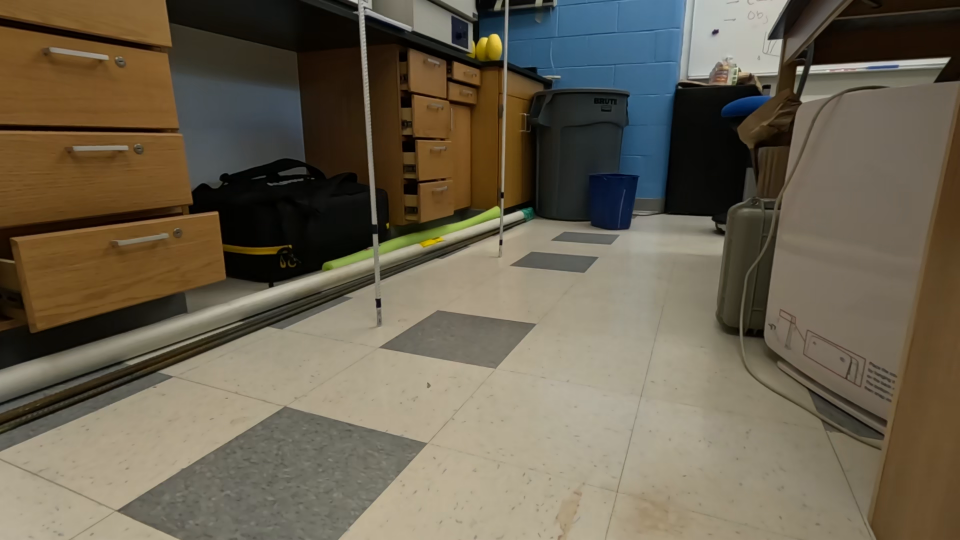
#> input picture frame 11 of gp1080p_newgrad.MP4, 1920 x 1080 px, given in place of noodle_float_move_rect.mp4, which was not available (shown at 1/2 size)
$ python waves-analysis-06-11-2024.py
#> lines starting #> are read from the running program, lines starting #| are printed output that depends on the picture; after the words box and inside, x2 and y2 are one past the last pixel; in counts of white or black regions, pixels touching at a corner belong together; pictures that were not available may be replaced by others from this repository, and a replacement may not be noted
import cv2
import numpy as np
from matplotlib import pyplot as plt

cap = cv2.VideoCapture("noodle_float_move_rect.mp4")
object_detector = cv2.createBackgroundSubtractorMOG2()
ylist= []

while True:
    ret, frame = cap.read()
#> frame is the input picture: shape (1080, 1920, 3); mean B, G, R 79.8, 97.4, 106.4
    if frame is None:
        break
    height, width, _ = frame.shape
#> height = 1080; width = 1920

    # Define the colors of the rectangle
    lower_green = np.array([80, 150, 80])  # Light green lower bound in BGR
    upper_green = np.array([180, 255, 180])  # Light green upper bound in BGR

    mask = cv2.inRange(frame, lower_green, upper_green)
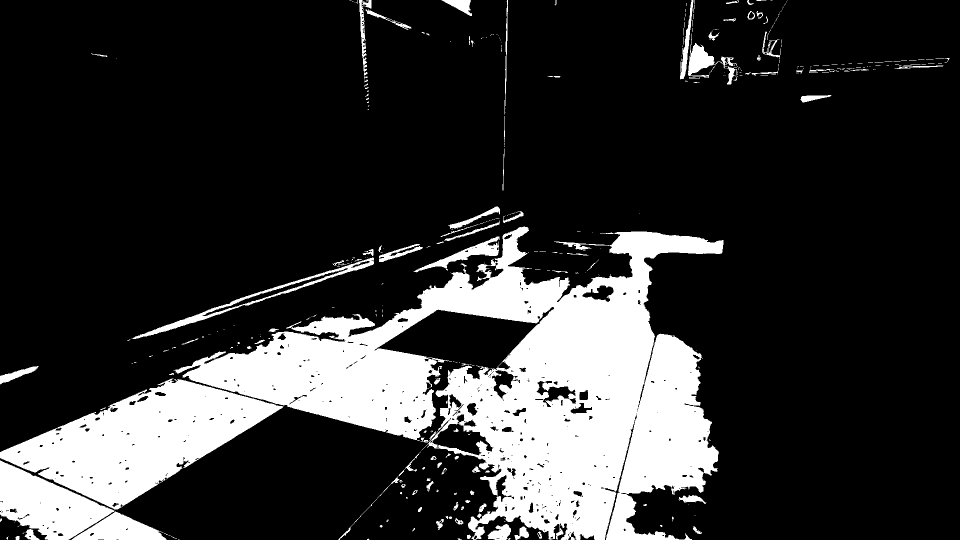
#> mask: shape (1080, 1920) (shown at 1/2 size); 19.5% white; 389 white regions (287 under 20 px), largest, box (x1, y1, x2, y2) and area: (347, 453, 1447, 1080) 282252, (0, 757, 567, 1019) 69134, (0, 921, 229, 1080) 19204
    roi = cv2.bitwise_and(frame, frame, mask=mask)
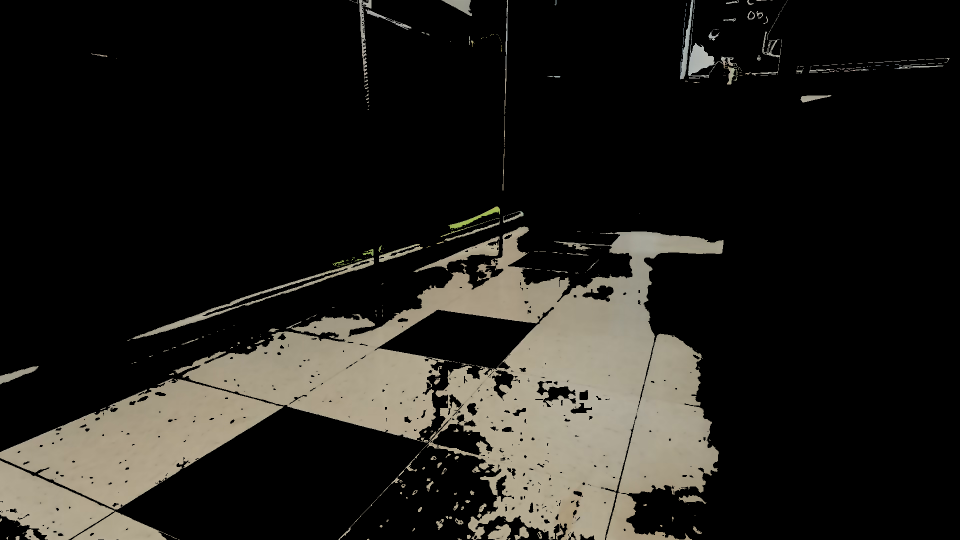
#> roi: shape (1080, 1920, 3) (shown at 1/2 size); mean B, G, R 27.2, 31.5, 33.3
    mask = object_detector.apply(roi)
    _, mask = cv2.threshold(mask, 254, 255, cv2.THRESH_BINARY)
#> mask: shape (1080, 1920); 80.5% white; 389 black regions (287 under 20 px)
    contours, _ = cv2.findContours(mask, cv2.RETR_TREE, cv2.CHAIN_APPROX_SIMPLE)
#> contours = 1099 contours, 876 with area under 20; largest, box (x1, y1, x2, y2) and area: (0, 0, 1920, 1080) 1659810, (262, 514, 749, 679) 7574, (860, 829, 987, 911) 4035, (826, 472, 1000, 546) 3008, (950, 1031, 1100, 1080) 2870
    frame_ylist = []
    for cnt in contours:
        area = cv2.contourArea(cnt)
        # Rectangularity calculated but not used here, may be useful later so left in
        x, y, w, h = cv2.boundingRect(cnt)
        rectangularity = area / (w * h) if w * h > 0 else 0
        # Area must be sufficiently large to value object
        if area > 100:
            cv2.drawContours(frame, [cnt], -1, (0, 255, 0), 2)
            frame_ylist.append(y)
            cv2.rectangle(frame, (x, y), (x + w, y + h), (0, 255, 0), 3)
#> this loop made 1099 passes
#> (area, x, y, w, h, rectangularity) on passes 9, 11, 14: (22, 948, 1071, 6, 8, 0.458), (141, 1159, 1068, 31, 12, 0.379), (20, 180, 1066, 8, 6, 0.417)
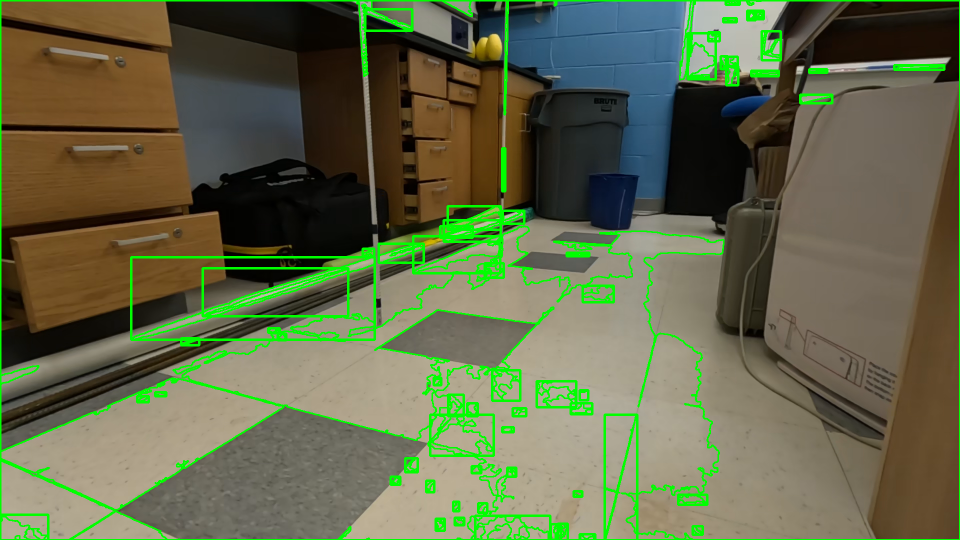
#> frame: shape (1080, 1920, 3) (shown at 1/2 size); 6.04% of pixels changed, all inside (x1, y1, x2, y2) = (0, 0, 1920, 1080)
#> after the loop, frame_ylist = 62 values, max 1068 at index 0, min 0 at index 22, mean 592.5
    if len(frame_ylist)>0:
        ylist.append(min(frame_ylist))
    cv2.imshow('image',frame)
    cv2.waitKey(0)

print(ylist)
fig = plt.figure()
plt.plot(ylist)
plt.draw()
plt.waitforbuttonpress(0)
plt.title('graph of rectangle y position')
plt.xlabel('frame')
plt.ylabel('pixel position')
fig.savefig('noodle.png')
plt.close('all')

$ run again, starting later in the video
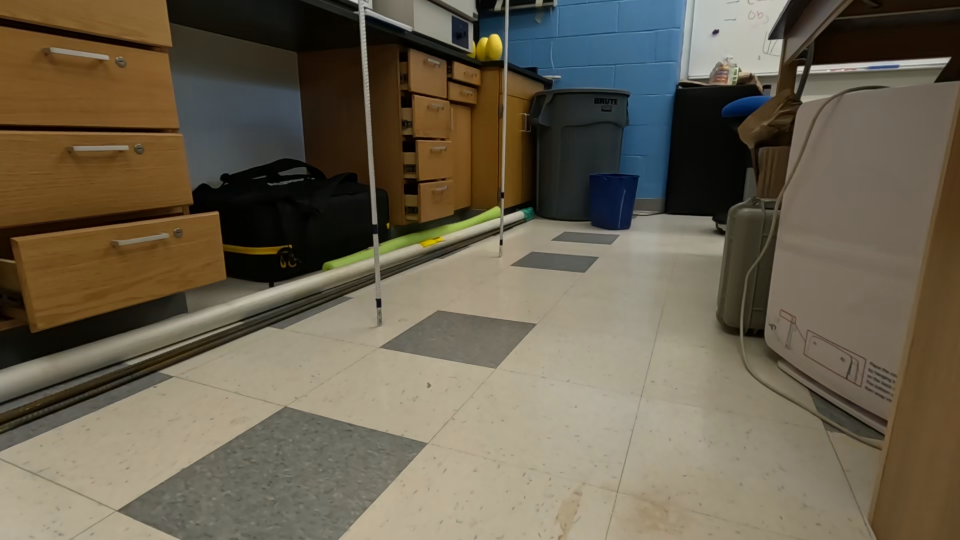
#> input picture frame 53 of gp1080p_newgrad.MP4, 1920 x 1080 px, given in place of noodle_float_move_rect.mp4, which was not available (shown at 1/2 size)
#> frame is the input picture: shape (1080, 1920, 3); mean B, G, R 78.6, 96.3, 105.3
#> `mask = cv2.inRange(frame, lower_green, upper_green)`:
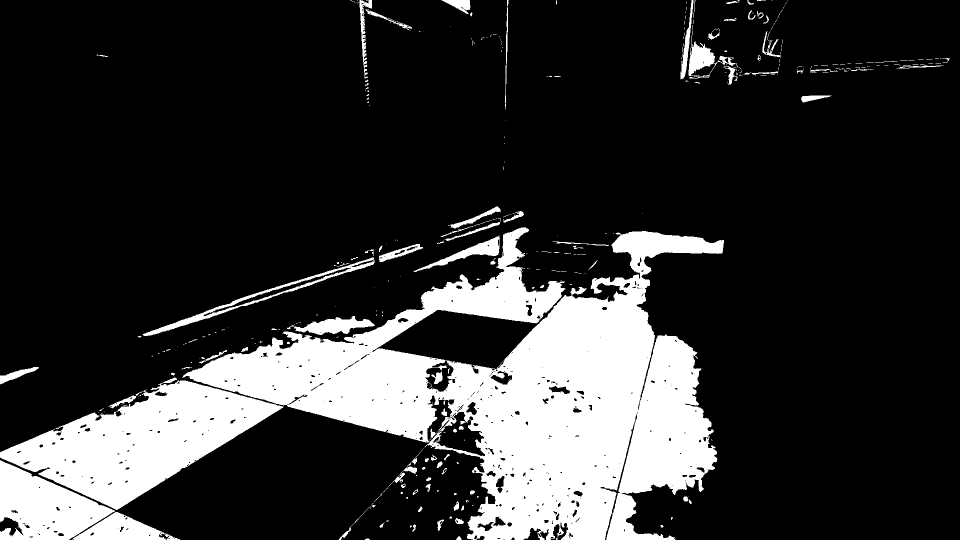
#> mask: shape (1080, 1920) (shown at 1/2 size); 19.4% white; 386 white regions (286 under 20 px), largest, box (x1, y1, x2, y2) and area: (364, 454, 1448, 1080) 278490, (0, 755, 567, 1020) 68041, (0, 920, 230, 1080) 21280
#> contours = 1079 contours, 870 with area under 20; largest, box (x1, y1, x2, y2) and area: (0, 0, 1920, 1080) 1677855, (284, 514, 750, 673) 7278, (585, 631, 751, 671) 3275, (826, 470, 1001, 545) 2843, (1376, 81, 1431, 153) 2275
#> the loop `for cnt in contours:` made 1079 passes
#> (area, x, y, w, h, rectangularity) on passes 8, 9, 13: (61.5, 952, 1072, 17, 8, 0.452), (20.5, 948, 1071, 6, 8, 0.427), (42, 116, 1066, 12, 6, 0.583)
#> after the loop `for cnt in contours:`:
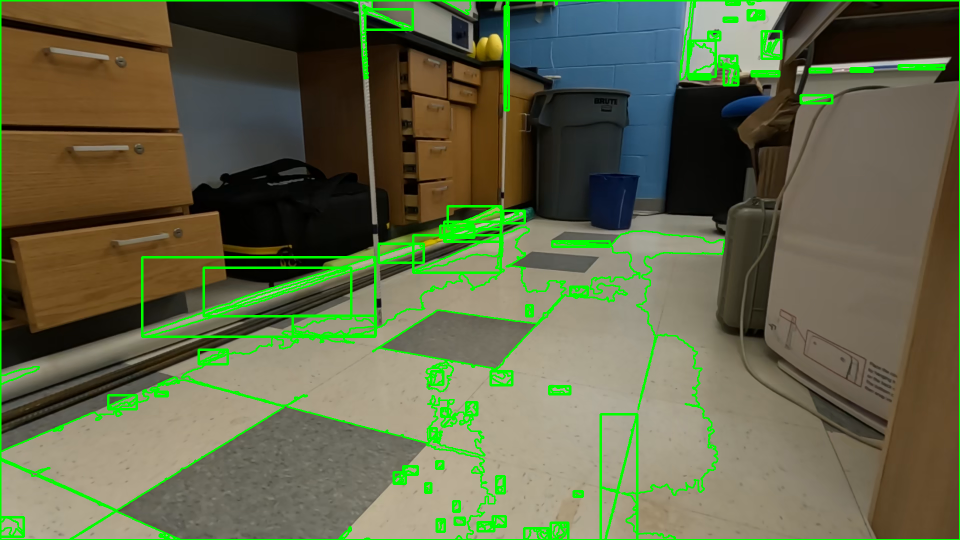
#> frame: shape (1080, 1920, 3) (shown at 1/2 size); 5.62% of pixels changed, all inside (x1, y1, x2, y2) = (0, 0, 1920, 1080)
#> after the loop `for cnt in contours:`: frame_ylist = 54 values, max 1056 at index 0, min 0 at index 13, mean 542.3

$ run again, starting later in the video
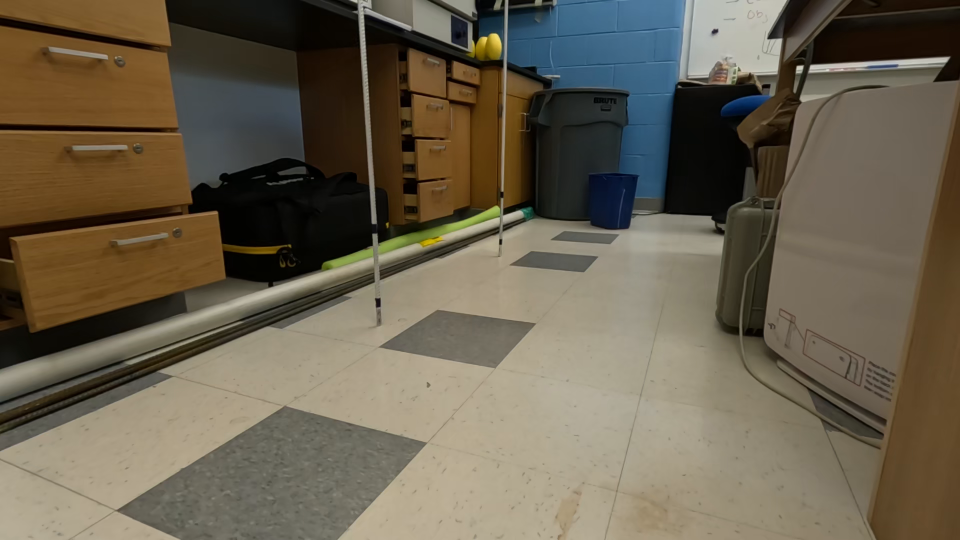
#> input picture frame 94 of gp1080p_newgrad.MP4, 1920 x 1080 px, given in place of noodle_float_move_rect.mp4, which was not available (shown at 1/2 size)
#> frame is the input picture: shape (1080, 1920, 3); mean B, G, R 78.5, 96.3, 105.7
#> `mask = cv2.inRange(frame, lower_green, upper_green)`:
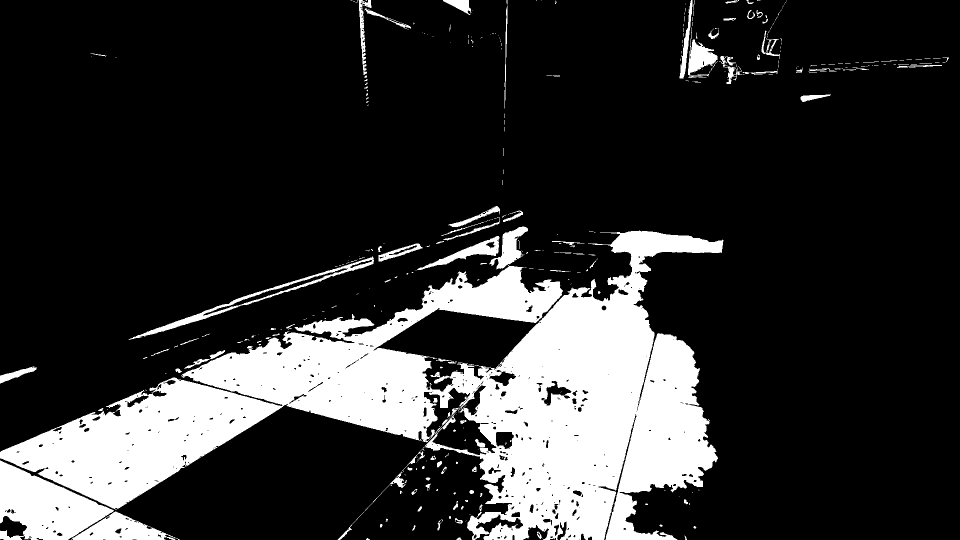
#> mask: shape (1080, 1920) (shown at 1/2 size); 19% white; 394 white regions (289 under 20 px), largest, box (x1, y1, x2, y2) and area: (0, 461, 1447, 1080) 339431, (0, 921, 228, 1080) 20495, (142, 1023, 360, 1080) 5939
#> contours = 1165 contours, 931 with area under 20; largest, box (x1, y1, x2, y2) and area: (0, 0, 1920, 1080) 1533188, (0, 771, 1024, 1080) 147970, (257, 511, 749, 681) 7426, (833, 471, 1000, 541) 2896, (977, 452, 1057, 540) 2796
#> the loop `for cnt in contours:` made 1165 passes
#> (area, x, y, w, h, rectangularity) on passes 11, 16, 19: (33, 1176, 1073, 8, 7, 0.589), (46.5, 40, 1072, 22, 8, 0.264), (26, 1025, 1070, 4, 10, 0.65)
#> after the loop `for cnt in contours:`:
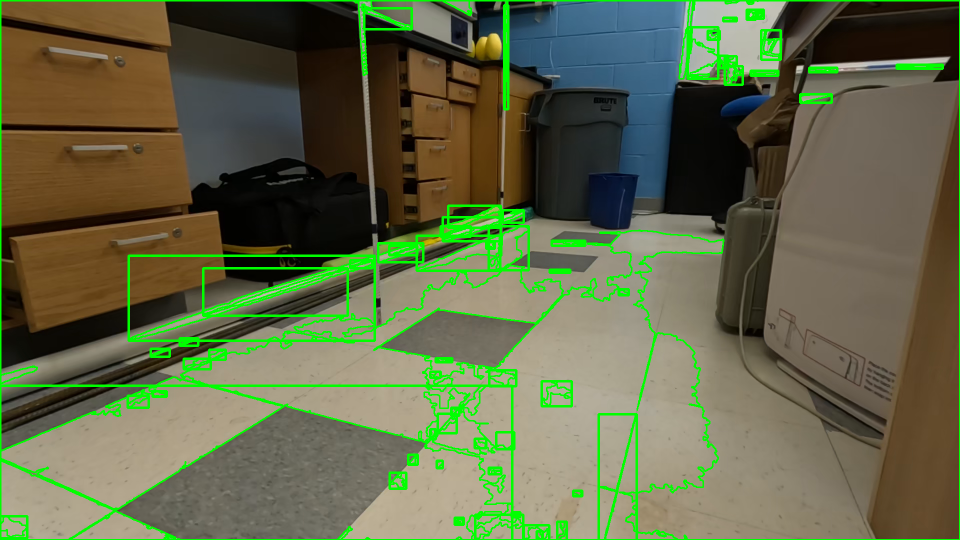
#> frame: shape (1080, 1920, 3) (shown at 1/2 size); 6.25% of pixels changed, all inside (x1, y1, x2, y2) = (0, 0, 1920, 1080)
#> after the loop `for cnt in contours:`: frame_ylist = 60 values, max 1062 at index 1, min 0 at index 24, mean 560.3
